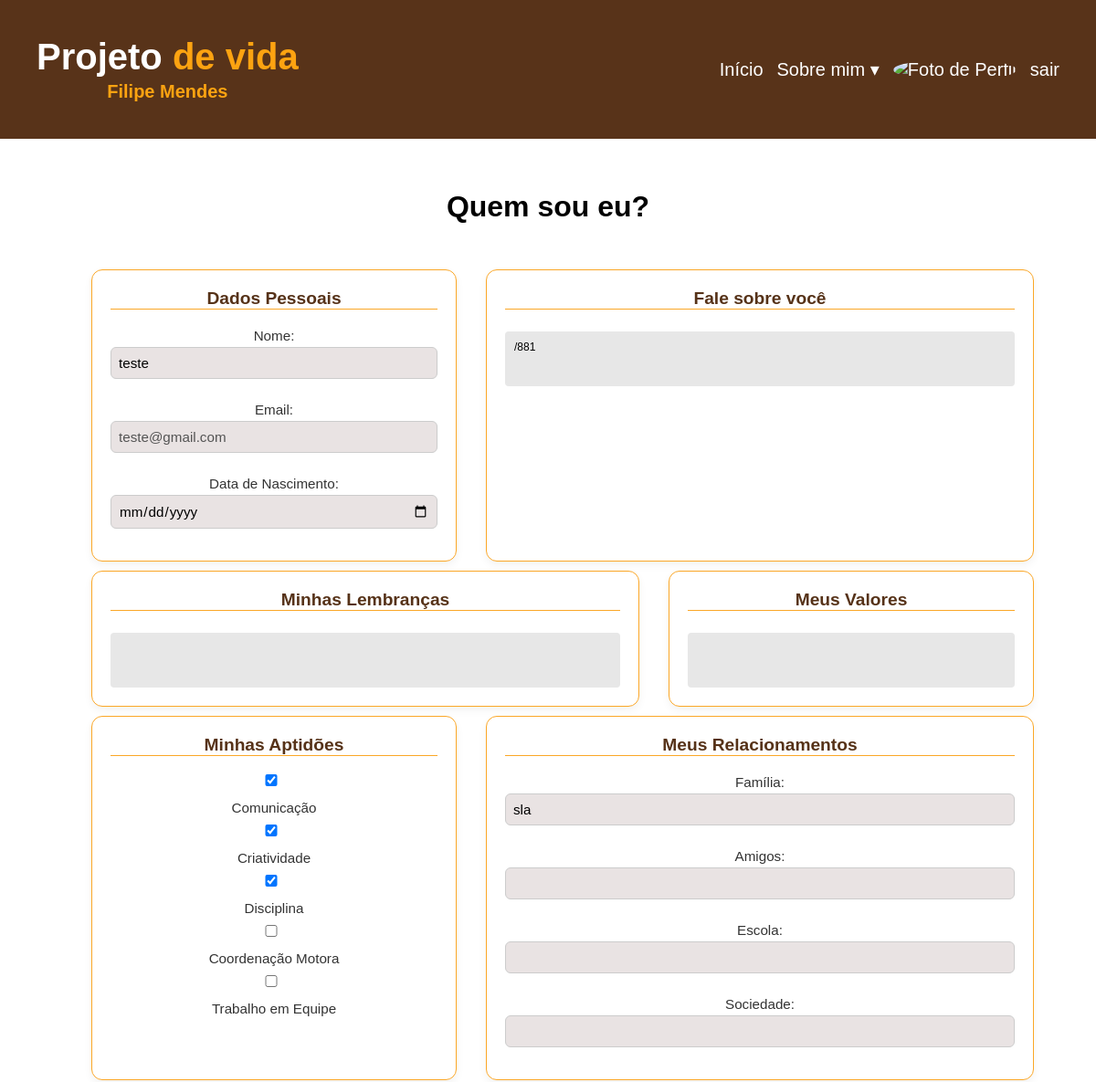
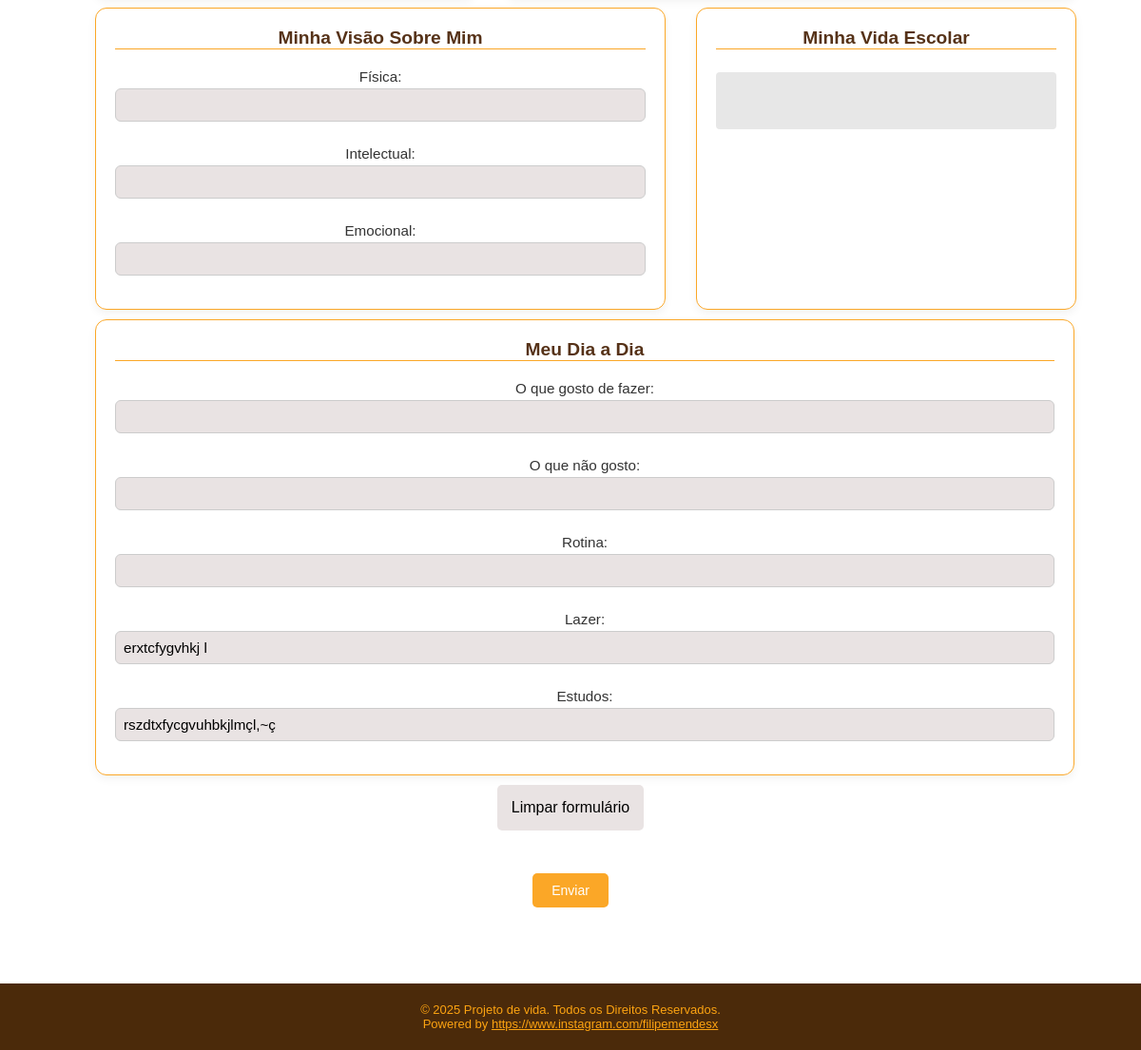
Page /views/quemsoueu.php (signed in) on the committed database (2 pictures, top to bottom).
### tables this page shows
CREATE TABLE `user` (
  `id` int(11) NOT NULL,
  `name` varchar(100) NOT NULL,
  `email` varchar(100) NOT NULL,
  `password_hash` varchar(255) NOT NULL,
  `nascimento` date DEFAULT NULL,
  `sobre` text DEFAULT NULL,
  `lembrancas` text DEFAULT NULL,
  `valores` text DEFAULT NULL,
  `aptidoes` longtext DEFAULT NULL CHECK (json_valid(`aptidoes`)),
  `familia` text DEFAULT NULL,
  `amigos` text DEFAULT NULL,
  `escola` text DEFAULT NULL,
  `sociedade` text DEFAULT NULL,
  `fisica` text DEFAULT NULL,
  `intelectual` text DEFAULT NULL,
  `emocional` text DEFAULT NULL,
  `vida_escolar` text DEFAULT NULL,
  `gosto` text DEFAULT NULL,
  `nao_gosto` text DEFAULT NULL,
  `rotina` text DEFAULT NULL,
  `lazer` text DEFAULT NULL,
  `estudos` text DEFAULT NULL
);

### models/UserModel.php (called while the page is built, shortened)
<?php
require_once '../config/Database.php';
class UserModel
{
    private $pdo;
    private $table_name = "user";
    public function __construct()
    {
        $database = new Database();
        $this->pdo = $database->getConnection();
    }
    public function buscarPorId($user_id)
    {
        $query = "SELECT * FROM " . $this->table_name . " WHERE id = ?";
        $stmt = $this->pdo->prepare($query);
        $stmt->execute([$user_id]);
        return $stmt->fetch(PDO::FETCH_ASSOC);
    }
}

### config/Database.php (called while the page is built, shortened)
<?php
class Database
{
    private $servername = "localhost";
    private $username = "root";
    private $password = "";
    private $db_name = "projeto_vida_filipe";
    public function getConnection()
    {
        $this->pdo = null;
        try {
            $this->pdo = new PDO("mysql:host=" . $this->servername . ";dbname=" . $this->db_name, $this->username, $this->password);
            $this->pdo->exec("set names utf8");
        } catch (PDOException $exception) {
            echo "Erro de conexão: " . $exception->getMessage();
        }
        return $this->pdo;
    }
}

### controllers/UserController.php (called while the page is built, shortened)
<?php
require_once '../models/UserModel.php';
class UserController
{
    private $Model;
    public function __construct() {
        $this->Model = new UserModel();
    }
    public function buscarPorId($user_id) {
        return $this->Model->buscarPorId($user_id);
    }
}

### views/quemsoueu.php (the view, shortened to what this page needs)
<?php
require_once '../controllers/UserController.php';
$controller = new UserController();
$user = $controller->buscarPorId($_COOKIE['user_id']);
$aptidoes = json_decode($user['aptidoes']);
$aptidoes = (array)$aptidoes;
?>
<!DOCTYPE html>
<html lang="pt-br">
<head>
    <link rel="stylesheet" href="../style/style.css">
</head>
<body>
<header class="header">
    <div class="title-group">
        <div class="title">Projeto <span class="highlight">de vida</span></div>
        <div class="subtitle">Filipe Mendes</div>
    </div>
    <nav class="botao">
        <a href="home.php">Início</a>
        <a href="sobre.php">Sobre mim &#9662;</a>
        <a href="../view/perfil.php"><img id="fotoPerfil" src="../view/imagem.php?id=<?= $_COOKIE['user_id'] ?>" alt="Foto de Perfil" class="profile"></a>
        <a href="logout.php">sair</a>
    </nav>
</header>
</body>
</html>
<main class="container">
    <h1 class="titulo">Quem sou eu?</h1>
    <form action="<?= $_SERVER['PHP_SELF'] ?>" method="post">
        <section class="flex">
            <div class="bloco laranja quarenta">
                <h2>Dados Pessoais</h2>
                <label>Nome:<input type="text" name="name" value="<?= $user['name'] ?>"></label>
                <label>Email:<input type="email" name="email" value="<?= $user['email'] ?>" disabled></label>
                <label>Data de Nascimento:<input type="date" name="nascimento"
                                                 value="<?= $user['nascimento'] ?>"></label>
            </div>
            <div class="bloco verde sessenta">
                <h2>Fale sobre você</h2>
                <textarea name="sobre" rows="15" value="<?= $user['sobre'] ?>"><?= $user['sobre'] ?></textarea>
            </div>
        </section>
        <section class="flex">
            <div class="bloco azul sessenta">
                <h2>Minhas Lembranças</h2>
                <textarea name="lembrancas" rows="10" value="<?= $user['lembrancas'] ?>"></textarea>
            </div>
            <div class="bloco rosa quarenta">
                <h2>Meus Valores</h2>
                <textarea name="valores" rows="10" value="<?= $user['valores'] ?>"></textarea>
            </div>
        </section>
        <section class="flex">
            <div class="bloco roxo quarenta">
                <h2>Minhas Aptidões</h2>
                <label><input type="checkbox" name="aptidoes[0]"
                              value="Comunicação" <?php if (in_array('Comunicação', $aptidoes) != false) {
                        echo 'checked';
                    } ?> >Comunicação</label>
                <label><input type="checkbox" name="aptidoes[1]"
                              value="Criatividade" <?php if (in_array('Criatividade', $aptidoes) != false) {
                        echo 'checked';
                    } ?>> Criatividade</label>
                <label><input type="checkbox" name="aptidoes[2]"
                              value="Disciplina" <?php if (in_array('Disciplina', $aptidoes) != false) {
                        echo 'checked';
                    } ?>> Disciplina</label>
                <label><input type="checkbox" name="aptidoes[3]"
                              value="Coordenação Motora" <?php if (in_array('Coordenação Motora', $aptidoes) != false) {
                        echo 'checked';
                    } ?> > Coordenação Motora</label>
                <label><input type="checkbox" name="aptidoes[4]"
                              value="Trabalho em Equipe" <?php if (in_array('Trabalho em Equipe', $aptidoes) != false) {
                        echo 'checked';
                    } ?>> Trabalho em Equipe</label>
            </div>
            <div class="bloco amarelo sessenta">
                <h2>Meus Relacionamentos</h2>
                <label>Família:<input type="text" name="familia" value="<?= $user['familia'] ?>"></label>
                <label>Amigos:<input type="text" name="amigos" value="<?= $user['amigos'] ?>"></label>
                <label>Escola:<input type="text" name="escola" value="<?= $user['escola'] ?>"></label>
                <label>Sociedade:<input type="text" name="sociedade" value="<?= $user['sociedade'] ?>"></label>
            </div>
        </section>
        <section class="flex">
            <div class="bloco azul-claro sessenta">
                <h2>Minha Visão Sobre Mim</h2>
                <label>Física:<input type="text" name="fisica" value="<?= $user['fisica'] ?>"></label>
                <label>Intelectual:<input type="text" name="intelectual" value="<?= $user['intelectual'] ?>"></label>
                <label>Emocional:<input type="text" name="emocional" value="<?= $user['emocional'] ?>"></label>
            </div>
            <div class="bloco verde-claro quarenta">
                <h2>Minha Vida Escolar</h2>
                <textarea name="vida_escolar" rows="15" value="<?= $user['vida_escolar'] ?>"></textarea>
            </div>
        </section>
        <section class="flex">
            <div class="bloco laranja full cem">
                <h2>Meu Dia a Dia</h2>
                <label>O que gosto de fazer:<input type="text" name="gosto" value="<?= $user['gosto'] ?>"></label>
                <label>O que não gosto:<input type="text" name="nao_gosto" value="<?= $user['nao_gosto'] ?>"></label>
                <label>Rotina:<input type="text" name="rotina" value="<?= $user['rotina'] ?>"></label>
                <label>Lazer:<input type="text" name="lazer" value="<?= $user['lazer'] ?>"></label>
                <label>Estudos:<input type="text" name="estudos" value="<?= $user['estudos'] ?>"></label>
            </div>
        </section>
        <div class="limpar">
            <input type="reset" value="Limpar formulário">
        </div>
        <div class="enviar">
            <button type="submit">Enviar</button>
        </div>
    </form>
</main>
<footer class="footer">
    <p> © 2025 Projeto de vida. Todos os Direitos Reservados.</p>
    <p>
        Powered by
        <a href="https://www.instagram.com/filipeemendesx/" target="_blank">
            https://www.instagram.com/filipemendesx
        </a>
    </p>
</footer>
</body>
</html>

### style/style.css (style rules this page uses)
* { margin: 0; padding: 0; box-sizing: border-box; font-family: 'Poppins', sans-serif; }
body { display: flex; align-items: center; justify-content: center; flex-direction: column; background-color: #563218; color: #000000; overflow-x: hidden; font-family: 'Poppins', sans-serif; }
h2 { font-size: 1.2em; }
form { display: flex; flex-direction: column; align-content: center; align-items: center; justify-content: center; }
input { background-color: #e9e3e3; border: none; border-radius: 5px; padding: 15px; margin-bottom: 15px; font-size: 16px; }
.titulo { gap: 18px; }
.flex { display: flex; gap: 2em; width: 1000px; }
body { margin: 0; font-family: 'Segoe UI', sans-serif; }
header { background-color: #593417; color: rgb(255, 255, 255); text-align: center; padding: 40px 20px; width: 100%; }
.titulo { font-size: 2.5em; font-weight: 700; }
.container h1 { color: black; }
.footer { background-color: #4b2a0a; color: #fca311; text-align: center; font-family: 'Poppins', sans-serif; padding: 20px 10px; font-size: 13px; margin-top: 60px; width: 100%; }
.footer a { color: #fca311; text-decoration: underline; }
body { font-family: 'Segoe UI', sans-serif; margin: 0; padding: 0; background-color: #f0f2f5; }
.container { max-width: 1200px; margin: 0 auto; padding: 20px; }
.titulo { text-align: center; font-size: 2rem; margin-bottom: 30px; color: #ffffff; }
.bloco { background-color: #ffffff; border: 1px solid #FBA727; border-radius: 12px; box-shadow: 0 4px 10px rgba(0,0,0,0.05); padding: 20px; display: flex; flex-direction: column; gap: 10px; margin-bottom: 10px; }
.bloco h2 { font-size: 1.2rem; color: #222; margin-bottom: 10px; text-align: center; border-bottom: #FBA727 1px solid; color: #563218; }
label { display: flex; flex-direction: column; font-size: 0.95rem; color: #333; }
input[type="text"], input[type="email"], input[type="date"], textarea { padding: 8px; border-radius: 6px; border: 1px solid #ccc; font-size: 0.95rem; margin-top: 4px; }
textarea { resize: vertical; }
input[type="checkbox"] { margin-right: 6px; }
.bloco.full { grid-column: 1 / 3; }
.enviar { text-align: center; margin-top: 30px; grid-column: 1 / 3; }
button { background-color: #f77f00; color: white; border: none; padding: 12px 30px; font-size: 1rem; border-radius: 8px; cursor: pointer; transition: background 0.3s ease; }
.limpar { color:blue; }
.quarenta { min-width: 400px; }
.sessenta { min-width: 600px; }
.cem { min-width: 1030px; }
body { margin: 0; font-family: 'Poppins', sans-serif; background-color: #fafafa; }
.header { background-color: #583319; color: white; padding: 40px; display: flex; justify-content: space-between; align-items: center; }
.title-group { display: flex; flex-direction: column; }
.title { font-size: 40px; font-weight: 700; }
.title .highlight { color: #fca311; }
.subtitle { color: #fca311; font-size: 20px; font-weight: 600; margin-top: 4px; }
.botao { display: flex; align-items: center; gap: 15px; font-size: 20px; }
.botao a { color: white; text-decoration: none; font-weight: 525; }
.profile { width: 30px; height: 30px; border-radius: 50%; object-fit: cover; }
body { font-family: Arial, sans-serif; background: #fff; width: 100%; text-align: center; }
h1 { font-size: 20px; margin-bottom: 40px; }
.container { display: flex; flex-wrap: wrap; justify-content: center; max-width: 900px; margin: 0 auto; gap: 20px; width: 100%; }
textarea { width: 100%; height: 60px; resize: none; font-size: 12px; padding: 10px; box-sizing: border-box; background: #e7e7e7; border: none; border-radius: 4px; font-family: Arial, sans-serif; }
button { background-color: #FBA727; border: none; color: white; padding: 10px 20px; margin: 0 10px; border-radius: 5px; font-size: 14px; cursor: pointer; }
* { text-decoration: none; }

### rows in the picture
user: name "teste", email "teste@gmail.com", sobre "/881", aptidoes "☑", familia "sla", lazer "erxtcfygvhkj l", estudos "rszdtxfycgvuhbkjlmçl,~ç"
